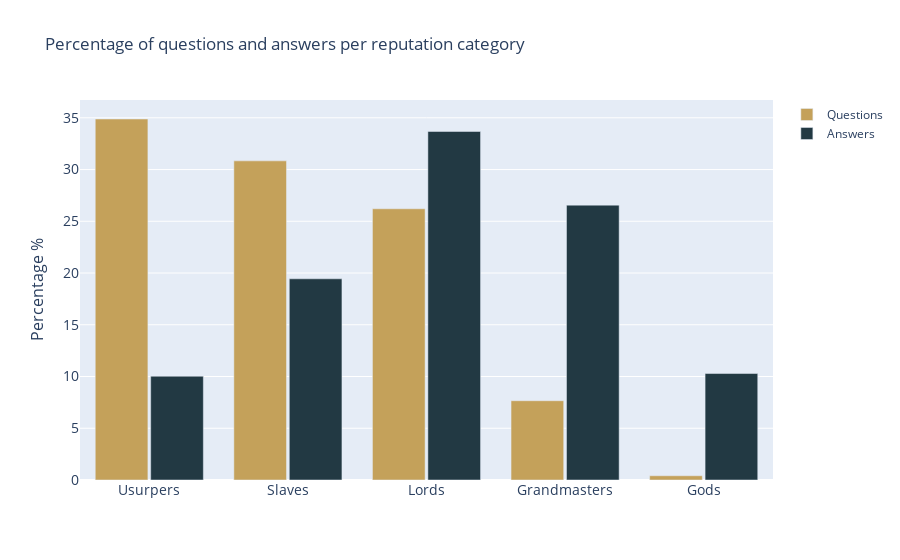

Notebook cell for this chart:
### Code cell
##### bar_df = df_plot.iloc[::-1]

colors_answer = ["#223943"] * 5
colors_question = ["#c4a15a"] * 5

bar = go.Figure(data=[
    go.Bar(name='Questions', x=bar_df["reputation"], y=bar_df["questions"], marker_color=colors_question),
    go.Bar(name='Answers', x=bar_df["reputation"], y=bar_df["answers"], marker_color=colors_answer)
])
# Change the bar mode
bar.update_layout(barmode='group', xaxis={'categoryorder':'trace'}, title='Percentage of questions and answers per reputation category',
    xaxis_tickfont_size=14,
    yaxis=dict(
        title='Percentage %',
        titlefont_size=16,
        tickfont_size=14,
    ), bargroupgap=0.05)
bar.show()

### Figure 1 — Plotly figure (JSON) as saved in the notebook; plotly's stock layout.template omitted (floating-point values rounded to 4 significant figures)
{"data": [{"marker": {"color": ["#c4a15a", "#c4a15a", "#c4a15a", "#c4a15a", "#c4a15a"]}, "name": "Questions", "type": "bar", "x": ["Usurpers", "Slaves", "Lords", "Grandmasters", "Gods"], "y": [34.88, 30.84, 26.21, 7.66, 0.4106]}, {"marker": {"color": ["#223943", "#223943", "#223943", "#223943", "#223943"]}, "name": "Answers", "type": "bar", "x": ["Usurpers", "Slaves", "Lords", "Grandmasters", "Gods"], "y": [10.03, 19.44, 33.68, 26.56, 10.29]}], "layout": {"bargroupgap": 0.05, "barmode": "group", "title": {"text": "Percentage of questions and answers per reputation category"}, "xaxis": {"categoryorder": "trace", "tickfont": {"size": 14}}, "yaxis": {"tickfont": {"size": 14}, "title": {"font": {"size": 16}, "text": "Percentage %"}}}}
